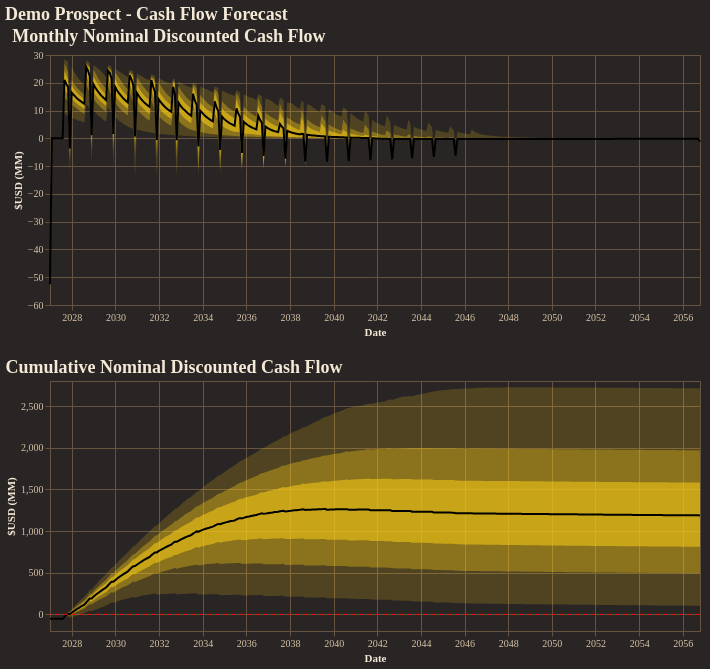

The cell this chart's notebook holds for it:
### Code cell
fig = reporter.plotter.combined_cash_flow_plot(
    figsize=(650, 250),
    backend=PLOTTING_BACKEND
)
fig.show()

### Figure 1 — Vega-Lite specification as saved in the notebook (floating-point values rounded to 4 significant figures; data arrays with more than 128 entries replaced by an {"elided": "..."} marker saying what was removed)
{"config": {"background": "#292524", "view": {"fill": "#292524", "stroke": "#665340"}, "title": {"color": "#f4e9d7", "font": "Merriweather", "fontSize": 18, "fontWeight": 600, "subtitleColor": "#d5c2a6", "anchor": "start"}, "axis": {"domainColor": "#665340", "gridColor": "#665340", "tickColor": "#665340", "labelColor": "#d5c2a6", "titleColor": "#f4e9d7", "labelFont": "Merriweather", "titleFont": "Merriweather"}, "legend": {"titleColor": "#f4e9d7", "labelColor": "#d5c2a6", "labelFont": "Merriweather", "titleFont": "Merriweather", "orient": "top-right", "symbolType": "circle"}, "header": {"labelColor": "#d5c2a6", "titleColor": "#f4e9d7", "labelFont": "Merriweather", "titleFont": "Merriweather"}, "mark": {"color": "#c78d3b"}, "line": {"color": "#c78d3b"}, "bar": {"color": "#c78d3b"}, "point": {"color": "#ddb06d"}, "area": {"color": "#c78d3b", "opacity": 0.35}, "text": {"color": "#f4e9d7", "font": "Merriweather"}, "range": {"category": ["#5DA5DA", "#F28E2B", "#59C36A", "#E15759", "#B07AA1", "#4ECDC4", "#FF9DA7", "#EDC948"]}}, "vconcat": [{"layer": [{"mark": {"type": "area", "color": "rgba(250, 204, 21, 1.0)", "opacity": 0.18}, "encoding": {"tooltip": [{"field": "date", "title": "Date", "type": "temporal"}, {"field": "p01", "format": ",.2f", "title": "P01", "type": "quantitative"}, {"field": "p10", "format": ",.2f", "title": "P10", "type": "quantitative"}, {"field": "p25", "format": ",.2f", "title": "P25", "type": "quantitative"}, {"field": "p50", "format": ",.2f", "title": "P50", "type": "quantitative"}, {"field": "p75", "format": ",.2f", "title": "P75", "type": "quantitative"}, {"field": "p90", "format": ",.2f", "title": "P90", "type": "quantitative"}, {"field": "p99", "format": ",.2f", "title": "P99", "type": "quantitative"}], "x": {"field": "date", "title": "Date", "type": "temporal"}, "y": {"field": "p01", "title": "$USD (MM)", "type": "quantitative"}, "y2": {"field": "p99"}}}, {"mark": {"type": "area", "color": "rgba(250, 204, 21, 1.0)", "opacity": 0.35}, "encoding": {"tooltip": [{"field": "date", "title": "Date", "type": "temporal"}, {"field": "p01", "format": ",.2f", "title": "P01", "type": "quantitative"}, {"field": "p10", "format": ",.2f", "title": "P10", "type": "quantitative"}, {"field": "p25", "format": ",.2f", "title": "P25", "type": "quantitative"}, {"field": "p50", "format": ",.2f", "title": "P50", "type": "quantitative"}, {"field": "p75", "format": ",.2f", "title": "P75", "type": "quantitative"}, {"field": "p90", "format": ",.2f", "title": "P90", "type": "quantitative"}, {"field": "p99", "format": ",.2f", "title": "P99", "type": "quantitative"}], "x": {"field": "date", "title": "Date", "type": "temporal"}, "y": {"field": "p10", "title": "$USD (MM)", "type": "quantitative"}, "y2": {"field": "p90"}}}, {"mark": {"type": "area", "color": "rgba(250, 204, 21, 1.0)", "opacity": 0.55}, "encoding": {"tooltip": [{"field": "date", "title": "Date", "type": "temporal"}, {"field": "p01", "format": ",.2f", "title": "P01", "type": "quantitative"}, {"field": "p10", "format": ",.2f", "title": "P10", "type": "quantitative"}, {"field": "p25", "format": ",.2f", "title": "P25", "type": "quantitative"}, {"field": "p50", "format": ",.2f", "title": "P50", "type": "quantitative"}, {"field": "p75", "format": ",.2f", "title": "P75", "type": "quantitative"}, {"field": "p90", "format": ",.2f", "title": "P90", "type": "quantitative"}, {"field": "p99", "format": ",.2f", "title": "P99", "type": "quantitative"}], "x": {"field": "date", "title": "Date", "type": "temporal"}, "y": {"field": "p25", "title": "$USD (MM)", "type": "quantitative"}, "y2": {"field": "p75"}}}, {"mark": {"type": "line", "color": "black", "strokeWidth": 2}, "encoding": {"tooltip": [{"field": "date", "title": "Date", "type": "temporal"}, {"field": "p01", "format": ",.2f", "title": "P01", "type": "quantitative"}, {"field": "p10", "format": ",.2f", "title": "P10", "type": "quantitative"}, {"field": "p25", "format": ",.2f", "title": "P25", "type": "quantitative"}, {"field": "p50", "format": ",.2f", "title": "P50", "type": "quantitative"}, {"field": "p75", "format": ",.2f", "title": "P75", "type": "quantitative"}, {"field": "p90", "format": ",.2f", "title": "P90", "type": "quantitative"}, {"field": "p99", "format": ",.2f", "title": "P99", "type": "quantitative"}], "x": {"field": "date", "title": "Date", "type": "temporal"}, "y": {"field": "p50", "title": "$USD (MM)", "type": "quantitative"}}}], "data": {"name": "data-893259d47ca85795a7f58b5989f1b3ad"}, "height": 250, "title": "Monthly Nominal Discounted Cash Flow", "width": 650}, {"layer": [{"layer": [{"mark": {"type": "area", "color": "rgba(250, 204, 21, 1.0)", "opacity": 0.18}, "encoding": {"tooltip": [{"field": "date", "title": "Date", "type": "temporal"}, {"field": "p01", "format": ",.2f", "title": "P01", "type": "quantitative"}, {"field": "p10", "format": ",.2f", "title": "P10", "type": "quantitative"}, {"field": "p25", "format": ",.2f", "title": "P25", "type": "quantitative"}, {"field": "p50", "format": ",.2f", "title": "P50", "type": "quantitative"}, {"field": "p75", "format": ",.2f", "title": "P75", "type": "quantitative"}, {"field": "p90", "format": ",.2f", "title": "P90", "type": "quantitative"}, {"field": "p99", "format": ",.2f", "title": "P99", "type": "quantitative"}], "x": {"field": "date", "title": "Date", "type": "temporal"}, "y": {"field": "p01", "title": "$USD (MM)", "type": "quantitative"}, "y2": {"field": "p99"}}}, {"mark": {"type": "area", "color": "rgba(250, 204, 21, 1.0)", "opacity": 0.35}, "encoding": {"tooltip": [{"field": "date", "title": "Date", "type": "temporal"}, {"field": "p01", "format": ",.2f", "title": "P01", "type": "quantitative"}, {"field": "p10", "format": ",.2f", "title": "P10", "type": "quantitative"}, {"field": "p25", "format": ",.2f", "title": "P25", "type": "quantitative"}, {"field": "p50", "format": ",.2f", "title": "P50", "type": "quantitative"}, {"field": "p75", "format": ",.2f", "title": "P75", "type": "quantitative"}, {"field": "p90", "format": ",.2f", "title": "P90", "type": "quantitative"}, {"field": "p99", "format": ",.2f", "title": "P99", "type": "quantitative"}], "x": {"field": "date", "title": "Date", "type": "temporal"}, "y": {"field": "p10", "title": "$USD (MM)", "type": "quantitative"}, "y2": {"field": "p90"}}}, {"mark": {"type": "area", "color": "rgba(250, 204, 21, 1.0)", "opacity": 0.55}, "encoding": {"tooltip": [{"field": "date", "title": "Date", "type": "temporal"}, {"field": "p01", "format": ",.2f", "title": "P01", "type": "quantitative"}, {"field": "p10", "format": ",.2f", "title": "P10", "type": "quantitative"}, {"field": "p25", "format": ",.2f", "title": "P25", "type": "quantitative"}, {"field": "p50", "format": ",.2f", "title": "P50", "type": "quantitative"}, {"field": "p75", "format": ",.2f", "title": "P75", "type": "quantitative"}, {"field": "p90", "format": ",.2f", "title": "P90", "type": "quantitative"}, {"field": "p99", "format": ",.2f", "title": "P99", "type": "quantitative"}], "x": {"field": "date", "title": "Date", "type": "temporal"}, "y": {"field": "p25", "title": "$USD (MM)", "type": "quantitative"}, "y2": {"field": "p75"}}}, {"mark": {"type": "line", "color": "black", "strokeWidth": 2}, "encoding": {"tooltip": [{"field": "date", "title": "Date", "type": "temporal"}, {"field": "p01", "format": ",.2f", "title": "P01", "type": "quantitative"}, {"field": "p10", "format": ",.2f", "title": "P10", "type": "quantitative"}, {"field": "p25", "format": ",.2f", "title": "P25", "type": "quantitative"}, {"field": "p50", "format": ",.2f", "title": "P50", "type": "quantitative"}, {"field": "p75", "format": ",.2f", "title": "P75", "type": "quantitative"}, {"field": "p90", "format": ",.2f", "title": "P90", "type": "quantitative"}, {"field": "p99", "format": ",.2f", "title": "P99", "type": "quantitative"}], "x": {"field": "date", "title": "Date", "type": "temporal"}, "y": {"field": "p50", "title": "$USD (MM)", "type": "quantitative"}}}], "data": {"name": "data-6ebd16d6cdb33281c6d46be0c846a723"}, "title": "Cumulative Nominal Discounted Cash Flow"}, {"data": {"name": "data-42990c68f268a11fa16682fcd3437a6f"}, "mark": {"type": "rule", "color": "red", "strokeDash": [4, 4]}, "encoding": {"y": {"field": "zero", "type": "quantitative"}}}], "height": 250, "width": 650}], "title": "Demo Prospect - Cash Flow Forecast", "$schema": "https://vega.github.io/schema/vega-lite/v5.20.1.json", "datasets": {"data-893259d47ca85795a7f58b5989f1b3ad": {"elided": "360 records"}, "data-6ebd16d6cdb33281c6d46be0c846a723": {"elided": "360 records"}, "data-42990c68f268a11fa16682fcd3437a6f": [{"zero": 0}]}}
